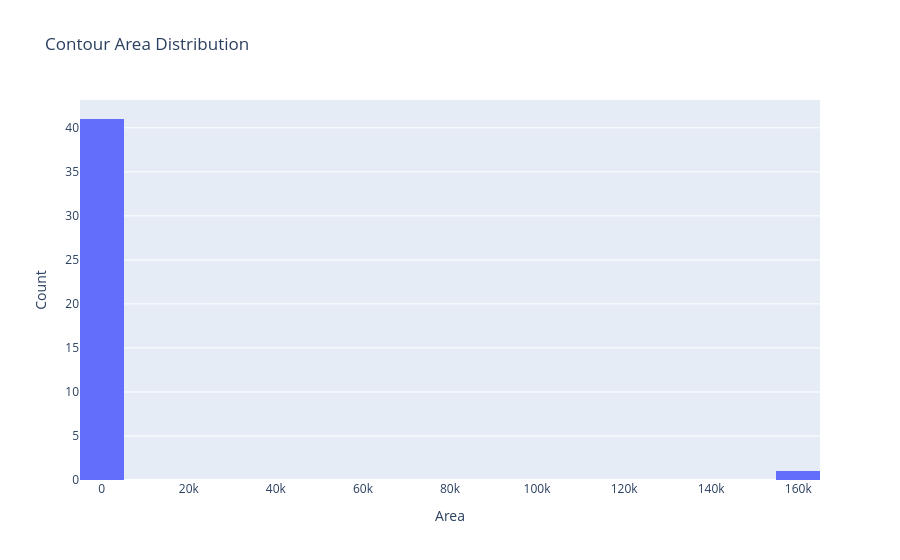

The notebook cell saved with this chart:
### Code cell
# 輪郭面積のヒストグラムを描画する (plotly)
import plotly.graph_objects as go
fig = go.Figure(data=[go.Histogram(x=contour_areas, nbinsx=20)])
fig.update_layout(title='Contour Area Distribution', xaxis_title='Area', yaxis_title='Count')
fig.show()

### Figure 1 — Plotly figure (JSON) as saved in the notebook; plotly's stock layout.template omitted (floating-point values rounded to 4 significant figures)
{"data": [{"nbinsx": 20, "type": "histogram", "x": [159201, 5.5, 2, 21, 2, 4, 2, 4, 12.5, 2, 2, 2, 2, 4, 2, 25.5, 0, 2, 2, 2, 2, 11, 2, 2, 8.5, 2495, 0, 0, 0, 0, 0, 0, 0, 0, 0, 0, 0, 0, 0, 0, 0, 35.5]}], "layout": {"title": {"text": "Contour Area Distribution"}, "xaxis": {"title": {"text": "Area"}}, "yaxis": {"title": {"text": "Count"}}}}
